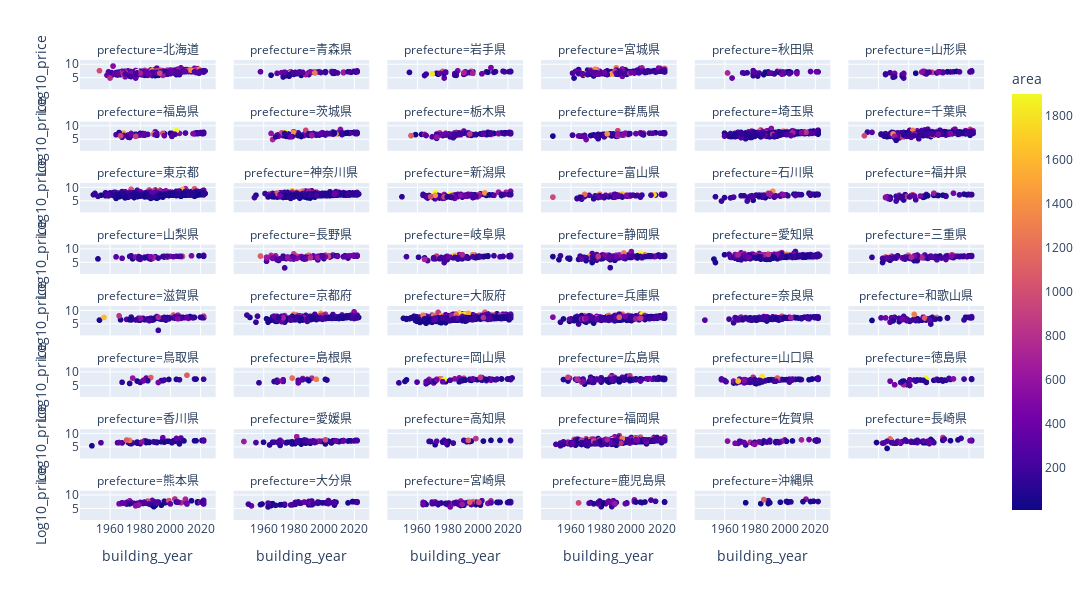

This figure's notebook cell:
### Markdown cell above
### facet_colにprefectureを指定した時の対処法(都道府県は47個あるので多いから)

### Code cell
query = 'building_type in ["ＲＣ", "ＳＲＣ", "鉄骨造", "木造"]'
# facet_col_wrapで何列に表示するかを指定するので47列になるのを防ぐ
fig = px.scatter(df.query(query), x='building_year', y='Log10_price',
                 facet_col='prefecture', facet_col_wrap=6, color='area', hover_data=['prefecture'],
                 width=1200, height=600)
fig.show()
